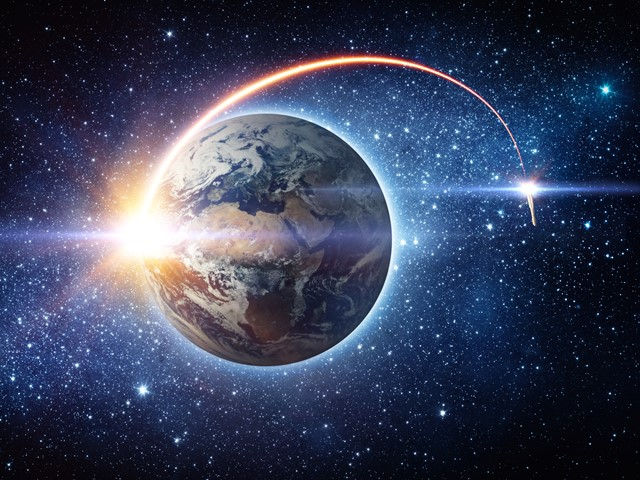
#> input picture Images/earth.jpg, 640 x 480 px
$ python Chapter-3.py
#> lines starting #> are read from the running program, lines starting #| are printed output that depends on the picture
import cv2
import numpy as np

img = cv2.imread("Images/earth.jpg")
#> img is the input picture: shape (480, 640, 3); mean B, G, R 89.4, 64.5, 56.7

imgresize = cv2.resize(img, (1000, 500)) #RESIZE
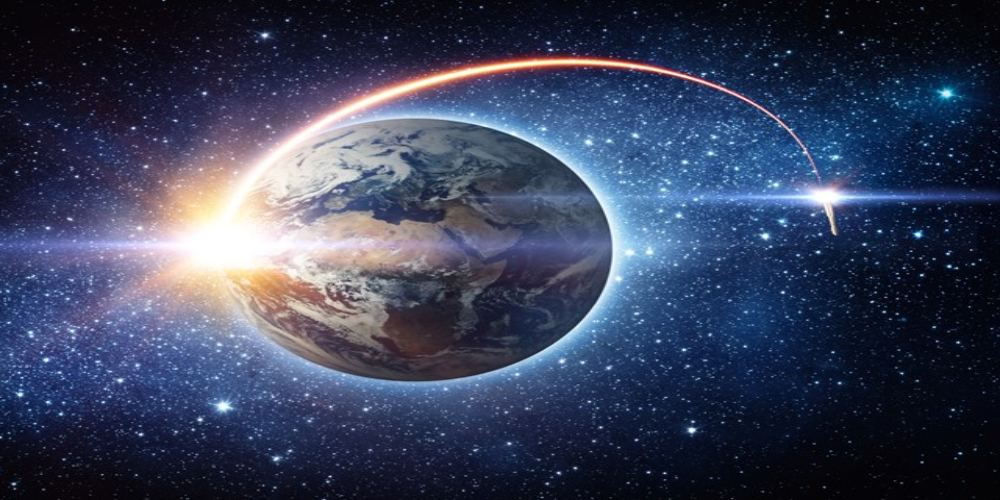
#> imgresize: shape (500, 1000, 3); mean B, G, R 89.2, 64.3, 56.6
print(img.shape) #For dimensions of image
#| (480, 640, 3)

imgcropped = img[0:200,200:500] #CROPPED
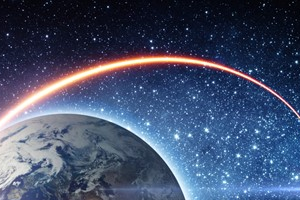
#> imgcropped: shape (200, 300, 3); mean B, G, R 107.9, 79.9, 67.3

cv2.imshow("Real", img)
cv2.imshow("resized", imgresize)
cv2.imshow("Cropped",imgcropped)

cv2.waitKey(0)
